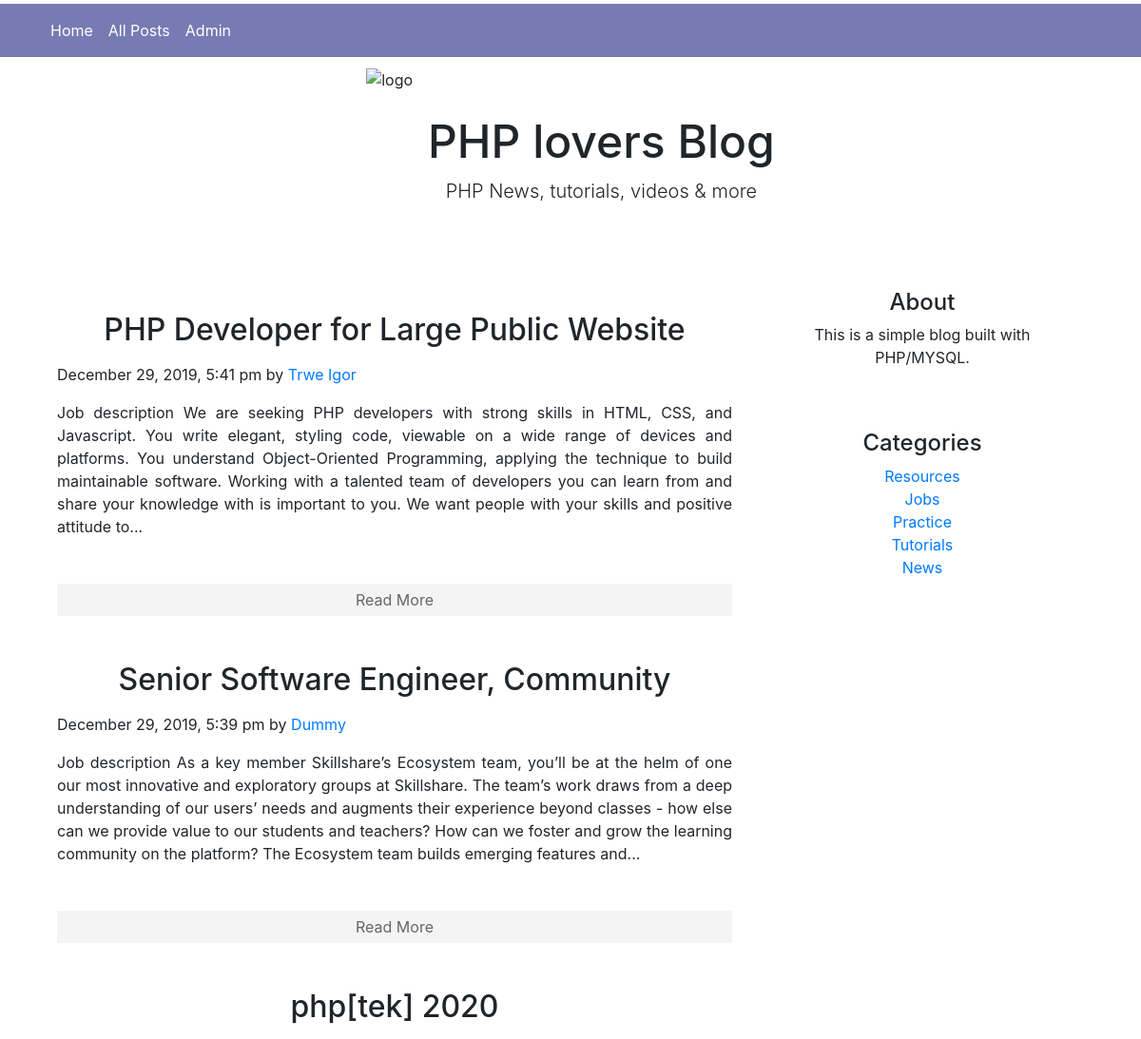
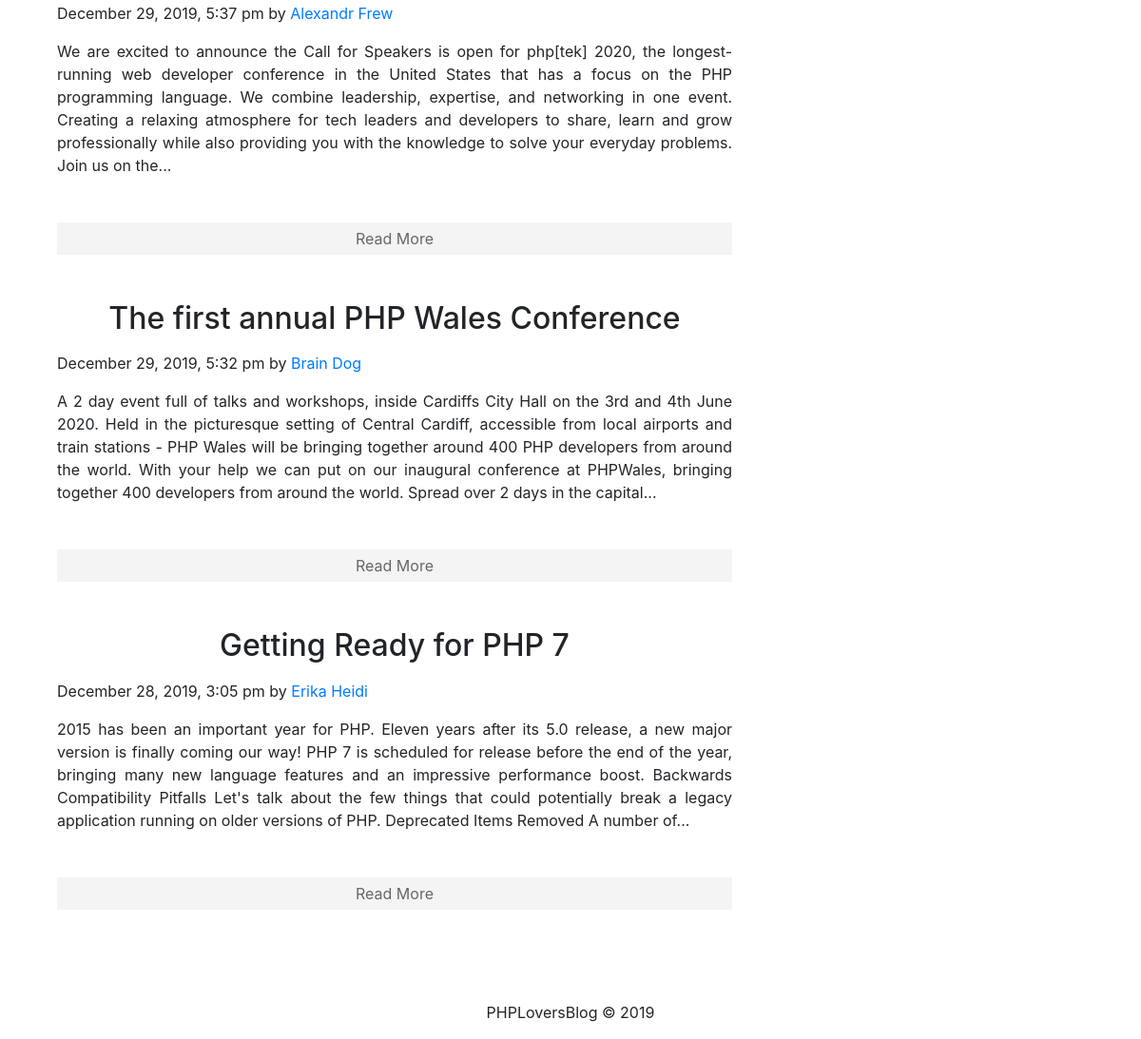
The page / on the database its author committed (2 pictures, top to bottom).
### tables this page shows
CREATE TABLE `posts` (
  `id` int(11) NOT NULL,
  `category` int(11) NOT NULL,
  `title` varchar(255) NOT NULL,
  `body` varchar(10000) DEFAULT NULL,
  `author` varchar(255) NOT NULL,
  `tags` varchar(255) NOT NULL,
  `date` timestamp NOT NULL DEFAULT CURRENT_TIMESTAMP
);

CREATE TABLE `categories` (
  `id` int(11) NOT NULL,
  `name` varchar(255) NOT NULL
);

### helpers/format_helper.php (called while the page is built)
<?php
function formatDate($date)
{
    return date('F j, Y, g:i a', strtotime($date));
}
 function shortenText($text, $chars= 450)
 {
     $text = $text ." ";
     $text = substr($text, 0,$chars);
     $text = substr($text, 0, strrpos($text, ' '));
     $text = $text."...";
     return $text;
 }

### index.phtml (the view)
<?php include 'includes/header.php'; ?>
<main role="main" class="container">
    <div class="row">
        <div class="col-12 col-md-8 blog-main">
            <?php if($posts): ?>
            <?php foreach($posts as $post) :?>
            <div class="blog-post mb-5 mt-md-5">
                <h2 class="blog-post-title mt-5 text-center"><?= $post['title']?></h2>
                <p class="blog-post-meta mt-3"><?= formatDate($post['date'])?> by <a href="#"><?= $post['author']?></a></p>
                <p class="text-justify mt-3"><?= shortenText($post['body']) ?></p>
                <a class="readmore mt-5 mb-5" href="/single-post?id=<?= $post['id']?>">Read More</a>
            </div>
            <?php endforeach; ?>
            <?php else: ?>
            <p>There are no posts yet</p>
            <?php endif; ?>
        </div>
        <?php include 'includes/footer.php'; ?>

### includes/footer.php (shortened to what this page needs)
<aside class="col-12 col-md-4 blog-sidebar">
    <div class="p-4 mb-3 rounded text-center">
        <h4 class="font-bold">About</h4>
        <p class="mb-0"> This is a simple blog built with PHP/MYSQL.</p>
    </div>
    <div class="p-4 text-center">
        <h4 class="font-bold">Categories</h4>
        <?php if($categories): ?>
        <ol class="list-unstyled mb-0">
            <?php foreach($categories as $category) : ?>
            <li><a href="/all-posts?category=<?= $category['id'] ?>"><?= $category['name'] ?></a></li>
            <?php endforeach; ?>
        </ol>
        <?php else: ?>
        <p>Ther are no categories yet</p>
        <?php endif; ?>
    </div>
</aside>
</div>
</main>
<footer class="blog-footer text-center mt-5">
    <p>PHPLoversBlog &copy; 2019 </p>
</footer>
</body>
</html>

### public/style.css (style rules this page uses)
.readmore { display: block; text-align: center; padding:5px; background: #f4f4f4; margin-top: 10px; color: #666; }
h2 { font-size: 2rem; }

### rows shown on the page
posts: title "PHP Developer for Large Public Website", date "December 29, 2019, 5:41 pm", author "Trwe Igor", body "Job description We are seeking PHP developers with strong skills in HTML, CSS, and Javascript. You write elegant, styling code, viewable on a wide range of devices and platforms. You understand Object-Oriented Programming, applying the technique to build maintainable software. Working with a talented team of developers you can learn from and share your knowledge with is important to you. We want people with your skills and positive attitude to..."
posts: title "Senior Software Engineer, Community", date "December 29, 2019, 5:39 pm", author "Dummy", body "Job description As a key member Skillshare’s Ecosystem team, you’ll be at the helm of one our most innovative and exploratory groups at Skillshare. The team’s work draws from a deep understanding of our users’ needs and augments their experience beyond classes - how else can we provide value to our students and teachers? How can we foster and grow the learning community on the platform? The Ecosystem team builds emerging features and..."
posts: title "php[tek] 2020", date "December 29, 2019, 5:37 pm", author "Alexandr Frew", body "We are excited to announce the Call for Speakers is open for php[tek] 2020, the longest-running web developer conference in the United States that has a focus on the PHP programming language. We combine leadership, expertise, and networking in one event. Creating a relaxing atmosphere for tech leaders and developers to share, learn and grow professionally while also providing you with the knowledge to solve your everyday problems. Join us on the..."
posts: title "The first annual PHP Wales Conference", date "December 29, 2019, 5:32 pm", author "Brain Dog", body "A 2 day event full of talks and workshops, inside Cardiffs City Hall on the 3rd and 4th June 2020. Held in the picturesque setting of Central Cardiff, accessible from local airports and train stations - PHP Wales will be bringing together around 400 PHP developers from around the world. With your help we can put on our inaugural conference at PHPWales, bringing together 400 developers from around the world. Spread over 2 days in the capital..."
posts: title "Getting Ready for PHP 7", date "December 28, 2019, 3:05 pm", author "Erika Heidi", body "2015 has been an important year for PHP. Eleven years after its 5.0 release, a new major version is finally coming our way! PHP 7 is scheduled for release before the end of the year, bringing many new language features and an impressive performance boost. Backwards Compatibility Pitfalls Let's talk about the few things that could potentially break a legacy application running on older versions of PHP. Deprecated Items Removed A number of..."
categories: name "Resources"
categories: name "Jobs"
categories: name "Practice"
categories: name "Tutorials"
categories: name "News"
